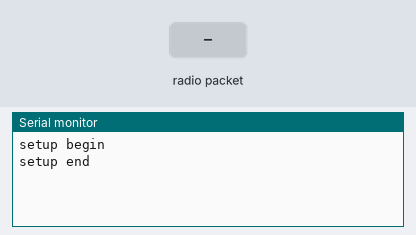
Bench run of a sketch on a simulated Arduino Uno, built with avr-gcc and run on an emulated ATmega328P. Parts: the last lines printed to the serial monitor. Inputs (shaded band) come from the test bench. No radio packets arrive unless stated.

Above: at 1.2 s.
1.3 s: radio packet "1" arrives
At 2.0 s:
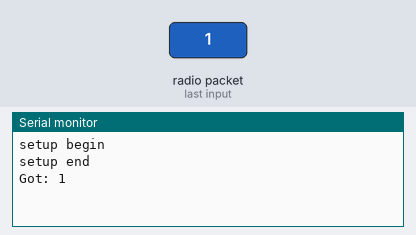
2.8 s: radio packet "0" arrives
At 3.2 s:
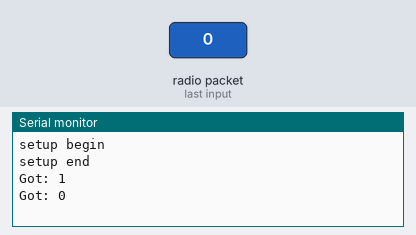
4.3 s: radio packet "2" arrives
At 5.5 s:
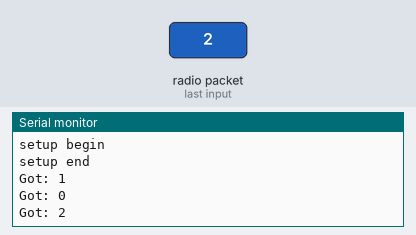

Measured:
- after the input at 1.3 s, the serial monitor: prints a new line at once (image 1)
- after the input at 2.8 s, the serial monitor: prints a new line at once (image 2)
- after the input at 4.3 s, the serial monitor: prints a new line at once (image 3)

The sketch:

RF_BIKE_PC.ino
```cpp
/*
  RC command receiver (RC receiver 433 mhz) for bike PC controller
  29 januar 2016
*/

#include <VirtualWire.h>

int button_1 = 0;
int button_2 = 0;

int heading = 90;

void setup() {
  Serial.begin(9600);
  Serial.print("setup begin\r\n");
  vw_set_rx_pin(4);       //Sets pin D12 as the RX Pin
  vw_set_ptt_inverted(true); // Required for DR3100
  vw_setup(4000);       // Bits per sec
  vw_rx_start();       // Start the receiver PLL running

  Serial.print("setup end\r\n");
}

void loop() {
  //********
  //receive RC msg from BIKE_PEDAL and send WIFI msg to PC
  //********
  uint8_t buf[VW_MAX_MESSAGE_LEN];
  uint8_t buflen = VW_MAX_MESSAGE_LEN;
  if (vw_get_message(buf, &buflen)) // Non-blocking
  {
    digitalWrite(17, true);
    int i;
    Serial.print("Got: ");
    String msgRC = "";
    for (i = 0; i < buflen; i++)
    {
      char c = (buf[i]);
      msgRC += c;
    }
    Serial.print(msgRC);
    Serial.println("");
    digitalWrite(17, false);
  }
  //********
  //get heading form HMC5883L
  //********

  //********
  //check button 1 and 2
  //********

  //********
  //check pedal motion
  //********
}
```
